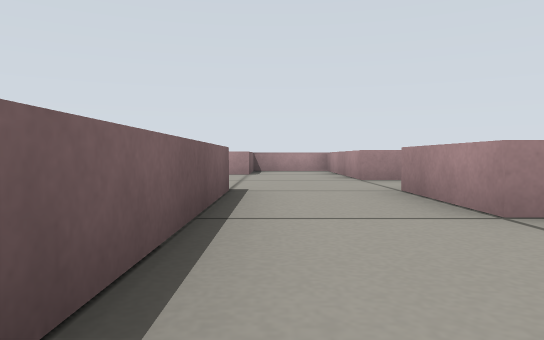
[1] (above)

20 first-person views from a walk through a world built for the Gazebo simulator. The camera is 0.2 m above the floor, tilts 2° down and sees 70° across. The floor is counted in squares, 0.5 m on a side. Each view is taken from the middle of a square. On the plan, view 1 faces up. The plan holds only what a view shows up to about 9 squares ahead; the rest is blank.

[2]
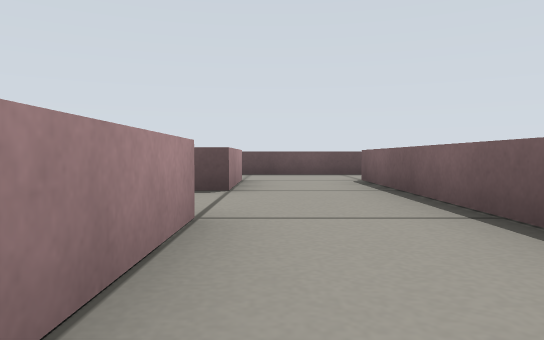

[3]
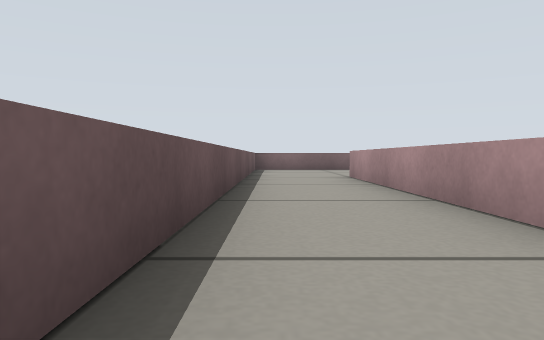

[4]
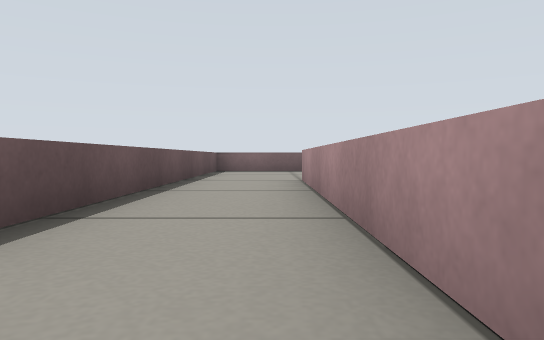

[5]
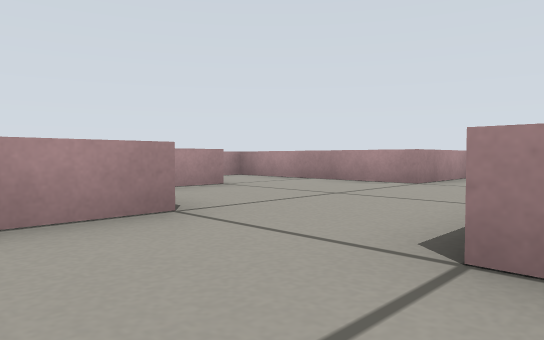

[6]
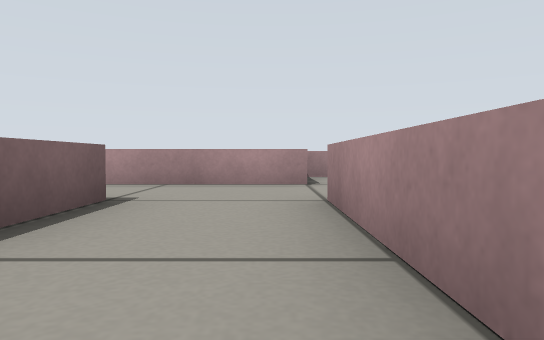

[7]
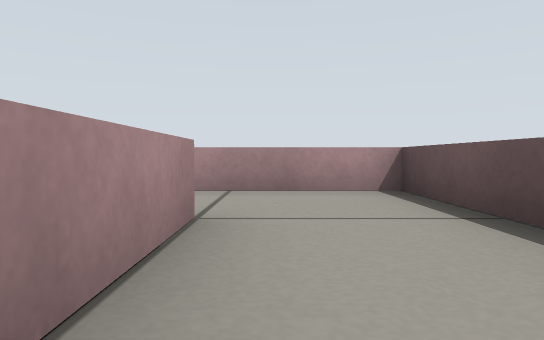

[8]
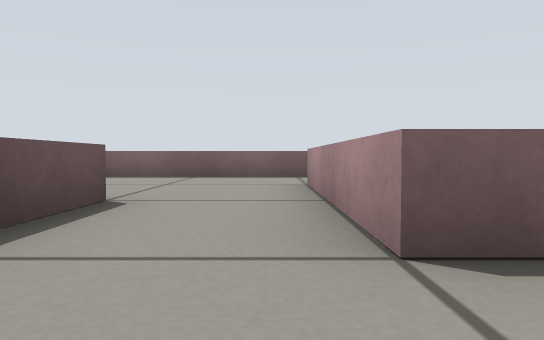

[9]
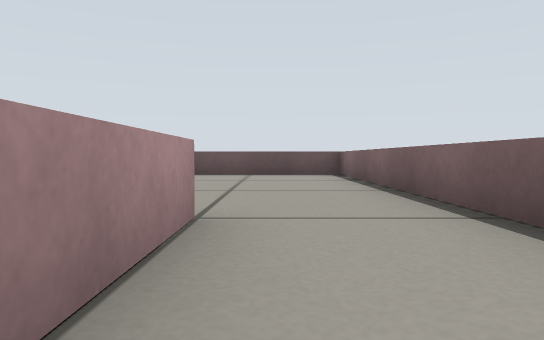

[10]
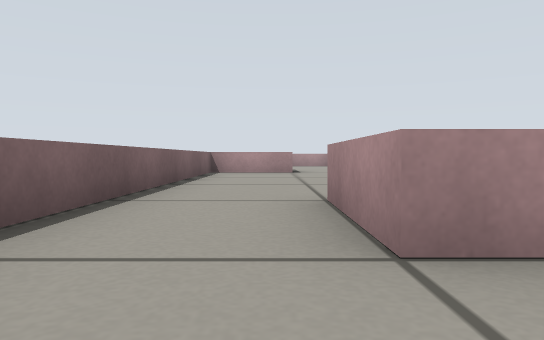

[11]
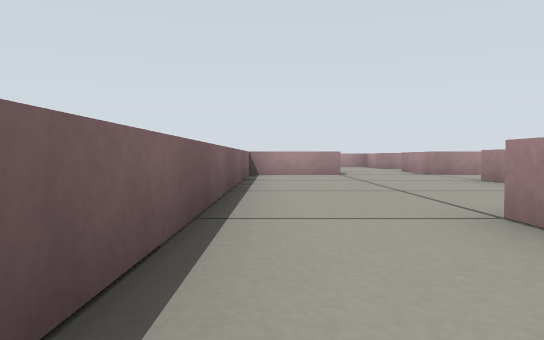

[12]
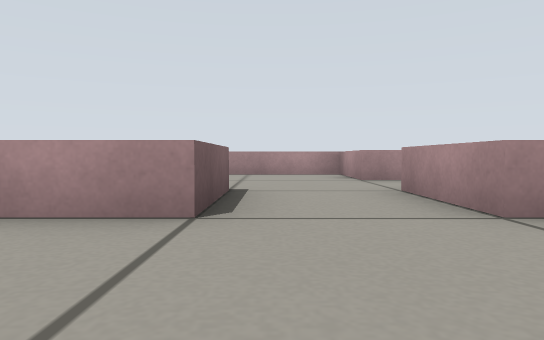

[13]
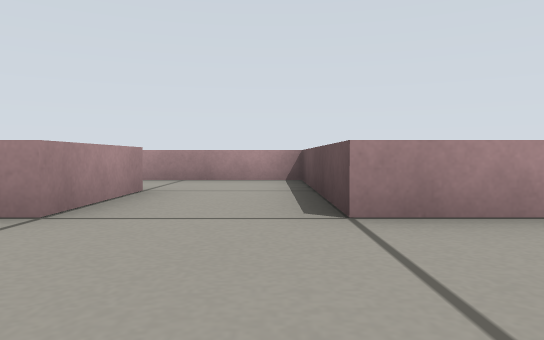

[14]
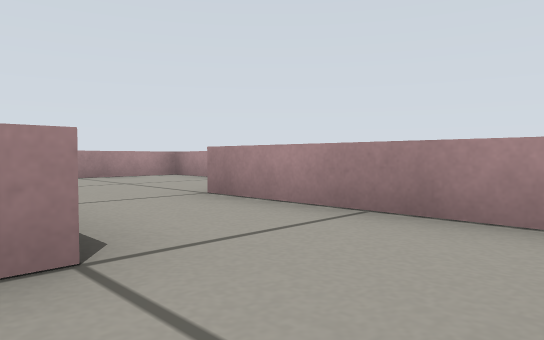

[15]
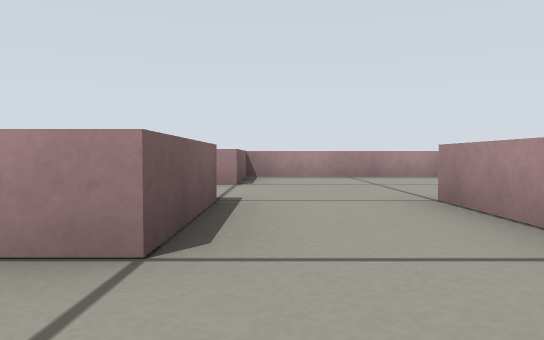

[16]
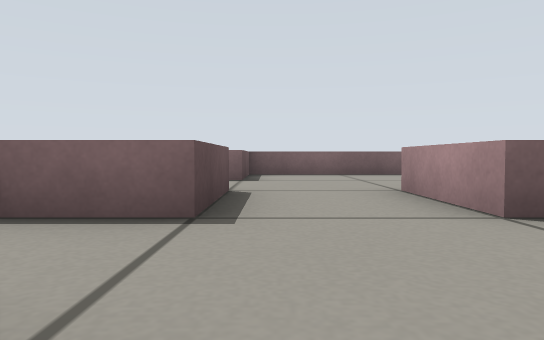

[17]
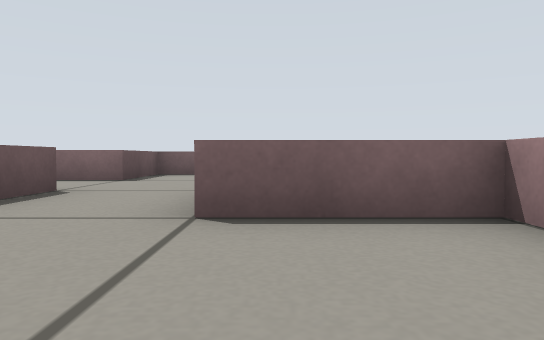

[18]
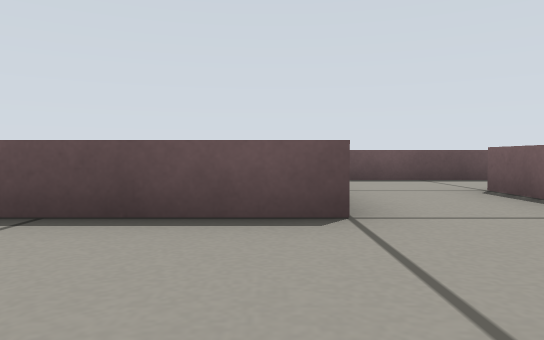

[19]
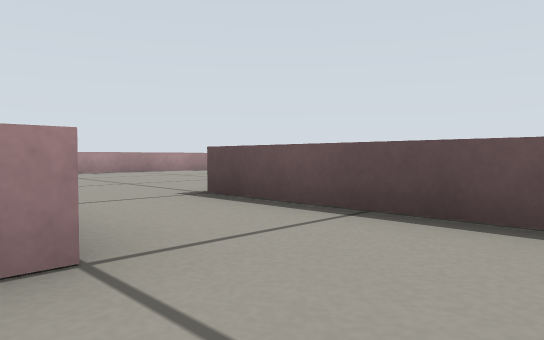

[20]
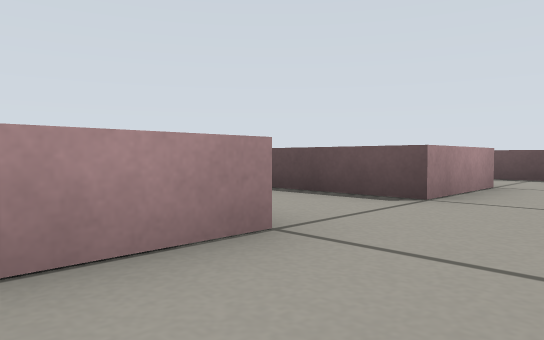

### Floor plan
Key: @ floor where view 1 was taken; # wall or solid block; . floor; = window, fence, low wall or low ledge.
Columns run from 11 left of view 1 to 8 right of it. Each row starts with its distance up from view 1.
 17   ##########
 16 #....##....#
 15 #....##....#
 14 #.............
 13 #................
 12 ###..##..####......#
 11 ###..##..#  #......
 10 #........#  =#  ..
  9 #.......=##..#
  8 #....####....#
  7 #....####....##
  6 #..............
  5 #.............
  4 #..####..##..#
  3 #..####..##..#
  2 #........##...
  1 #........##...
  0 #....######@.#
 -1 #....######..#
 -2 #............
 -3 #............
 -4 ##############

Positions as (right, up) in squares from view 1, and headings:
1: (0, 0), facing up
2: (1, 5), facing down
3: (1, -3), facing left
4: (0, -2), facing left
5: (-4, 4), facing up-right
6: (-3, 1), facing up
7: (-7, 2), facing right
8: (-3, 2), facing left
9: (-9, 5), facing down
10: (-9, 1), facing up
11: (-10, 2), facing up
12: (-8, 8), facing up
13: (-9, 9), facing right
14: (-5, 9), facing up-right
15: (-4, 9), facing up
16: (-2, 13), facing left
17: (-2, 15), facing left
18: (-2, 15), facing down
19: (-2, 15), facing down-right
20: (-8, 12), facing down-right
